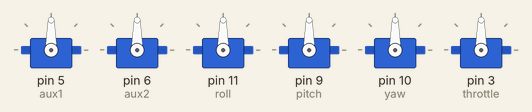
A sketch run on a simulated Arduino Uno, built with avr-gcc and run on an emulated ATmega328P. On the bench: 6 × servo.

Above: at 0.1 s.
At 2.1 s:
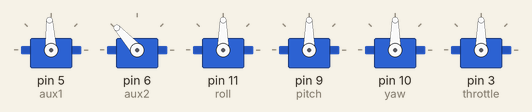
At 5.1 s:
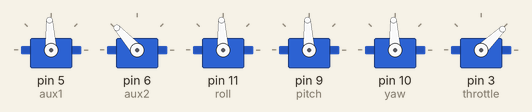
Timing chart, 0 to 6.6 s (numbered marks = the images above):
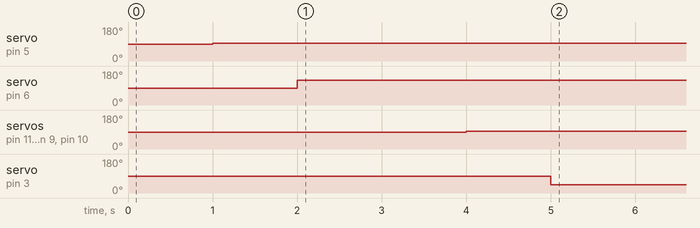

The sketch:

BasicDrone.ino
```cpp
// Basic Drone
// by Jesse Lew

#include <Servo.h>

// create 4 servo objects (max 8 can be created)
Servo aux1;
Servo aux2;
Servo roll;
Servo pitch;
Servo yaw;
Servo throttle;

bool turnON = true;

// variables that handle timer
unsigned long previousMillis = 0;   // stores last time servos were updated
const long interval = 50;   // set timer interval (ms)


// set servos to arduino pins
void setup()
{
  // can add min/max values with attach(pin#, min#, max#)
  aux1.attach(5);      // set AUX1 to pin 5
  aux2.attach(6);      // set AUX2 to pin 6
  roll.attach(11);     // set roll to pin 11
  pitch.attach(9);     // set pitch 2 to pin 9
  yaw.attach(10);      // set yaw to pin 10
  throttle.attach(3);  // set throttle to pin 3

  //Serial.begin(9600);
}


// main loop
void loop()
{
  unsigned long currentMillis = millis();   // updates each loop
  //Serial.print(currentMillis);

  // run once, at start
  if(turnON == true)
  {
    delay(1000);
    aux1.write(1500);  // turn aux1 on with 1100
    delay(1000);
    aux2.write(1900);   // turn aux2 on (unlock motors) with 1900
    delay(2000);

    // acceptable values: 885-2115,
    // keeping between 1000-2000
    roll.write(1500);      // initialize center
    pitch.write(1500);     // initialize center
    yaw.write(1500);       // initialize center
    delay(1000);
    throttle.write(1000);  // minimum throttle

    turnON = false;
  }

  // code that constantly runs before interval goes here

  // if the interval time is reached, do something
  if(currentMillis - previousMillis >= interval)
  {
    // code that runs at interval goes here
  }

  // code that constantly runs after interval goes here

}
```

Measured:
- by itself, servo on pin 5 (aux1): 90° → 93° at 1.0 s
- by itself, servo on pin 6 (aux2): 90° → 132° at 2.0 s
- by itself, servo on pin 11 (roll), servo on pin 9 (pitch), servo on pin 10 (yaw): 90° → 93° at 4.0 s
- by itself, servo on pin 3 (throttle): 90° → 44° at 5.0 s
